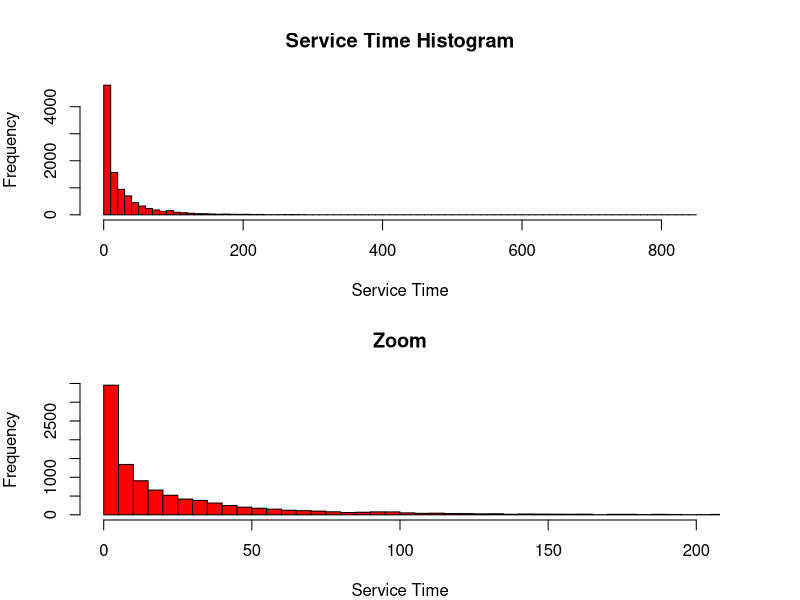
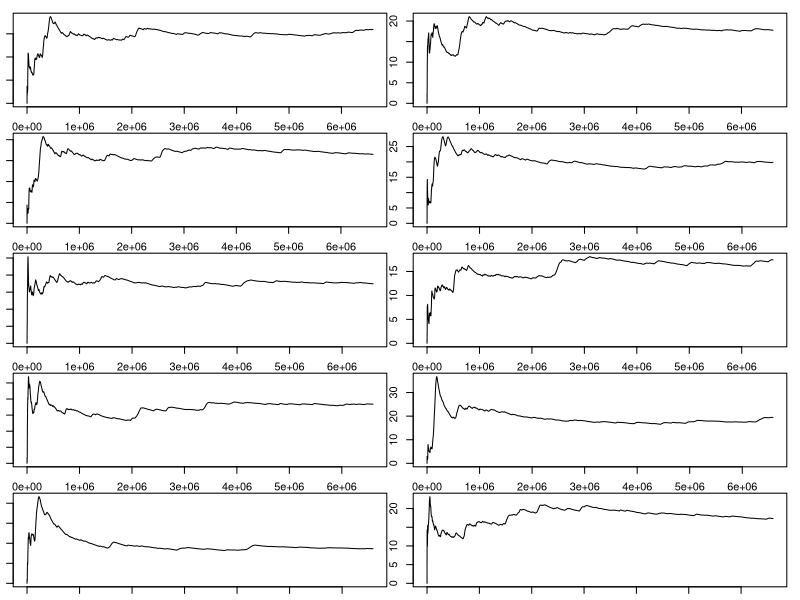

These figures' R source, in order:
# Function to analyze the service time on N instances and compare it to the theoretical values 
# + creating histograms :
analysisServTime=function() {
  a = 0.6521
  E_tau = 66
  
  rho = 0.4
  N=10000
  
  b = create_b(rho)
  
    
  samples = rweibull(N, shape = a, scale = b )
  
  mean_service_samples = mean(samples)
  var_service_samples = var(samples)
  coeff_var_service_samples = sqrt(var_service_samples)/mean_service_samples
  
  mean_service_theoretical = getMeanVarianceWeibull(rho)$mean
  var_service_theoretical = getMeanVarianceWeibull(rho)$var
  coeff_var_service_theoretical = getMeanVarianceWeibull(rho)$coeff_var
  
  par(mfrow=c(2,1), mar=c(4,4,4,4))
  
  #histogram on all the sample :
  hist(samples,main="Service Time Histogram",xlab="Service Time", 
       ylab="Frequency", breaks = 100, col='red')
  
  #histogram zoom on the revelant part :
  hist(samples,main="Zoom",xlab="Service Time", ylab="Frequency",
       xlim=c(0,200), breaks=200, col='red')
  
  return(list(mean_service_samples=mean_service_samples, 
              mean_service_theoretical=mean_service_theoretical, 
              var_service_samples=var_service_samples, 
              var_service_theoretical=var_service_theoretical,
              coeff_var_service_samples=coeff_var_service_samples,
              coeff_var_service_theoretical=coeff_var_service_theoretical))
}

#Creation b with my E[tau]=66:
create_b=function(p,E_tau=66,a=0.6521) {
  return (p * E_tau / gamma((a+1)/a))
}

#Creation fct to calculate theorical mean and var of Erlang distrib
getMeanVarianceErlang=function(k=3, E_tau = 66){
  
  mean=E_tau
  lambda = k/E_tau
  var=k/(lambda)^2
  return(list(mean=mean, variance=var))
}


getMeanVarianceWeibull <- function(p, a=0.6521) {
  b = create_b(p)
  
  mean = b * gamma(1+1/a)
  variance = b^2 * (gamma(1+2/a) - (gamma(1+1/a))^2 )
  
  coeff_var = sqrt(variance)/mean
  
  return(list=list(mean = mean, var = variance, coeff_var = coeff_var))
}

# Return Wq approximation using Allen Cuneen's formula
allen_cunnen_approx <- function(p) {
  #Obtain mean and variance for arrival times and service times for better accuracy
  #Using above given formulas
  E_tau <- getMeanVarianceErlang()$mean
  E_x <- getMeanVarianceWeibull(p)$mean
  var_tau <- getMeanVarianceErlang()$var
  var_x <- getMeanVarianceWeibull(p)$var
  
  lambda <- 1/E_tau
  mu <- 1/E_x
  omega <-lambda/mu
  C <- omega/(1-p+omega)
  
  Wq_approx <- C*(lambda^2*var_tau + mu^2*var_x)/(2*mu*(1-p))
  return(Wq_approx)
}


#Function to calculate the confience intervals for Wq and Lq:
confidence_inter=function(simu) {
  print("Interval and mean for Wq")
  for(i in 1:length(simu)){
    conf_inter=t.test(simu[[i]]$wq)
    print(conf_inter$conf.int)
    print(conf_inter$estimate)
  }
  print("Interval and mean for Lq")
  for(i in 1:length(simu)){
    conf_inter=t.test(simu[[i]]$wq)
    print((conf_inter$conf.int*simu[[i]]$N)/simu[[i]]$tn)
    print((conf_inter$estimate*simu[[i]]$N)/simu[[i]]$tn)
    
  }
}


#Creation fct to generate data using the recurrent relations :
GenerateData=function(p,N=100000) {
  a = 0.6521
  b = create_b(p)
  
  #generation of service times
  X = rweibull(N, shape = a, scale = b )
  
  E_tau = 66
  E_stage = 22
  K = 3 #shape
  
  
  #generation of arrival times with rate=1/E(stage)
  tau = rgamma(N, shape = K, rate = 1/E_stage)
  
  #Initialization of statistics variables
  L=0; W=0; Lq=0; Wq=0;
  t=vector(mode='numeric', length=N)
  t[1]=0
  ts=vector(mode='numeric', length=N)
  ts[1]=0
  teta=vector(mode='numeric', length=N)
  teta[1]=-1/0
  wq=vector(mode='numeric', length=N)
  wq[1]=ts[1]-t[1]
  w=vector(mode='numeric', length=N)
  w[1]=wq[1]+X[1]
  Li=vector(mode='numeric', length=N)
  Li[1]=w[1]
  L=L+Li[1]
  LT=vector(mode='numeric', length=N)
  LT[1]=0
  lq=vector(mode='numeric', length=N)
  lq[1]=wq[1]
  #Recurrent calculation of the statistics
  for(i in 2:N){
    t[i]=t[i-1]+tau[i-1]
    ts[i]=max(teta[i-1],t[i])
    teta[i]=ts[i]+X[i]
    wq[i]=ts[i]-t[i]
    w[i]=wq[i]+X[i]
    Li[i]=w[i]
    L=L+Li[i]
    LT[i]=L/(t[i]-t[1])
    lq[i]=wq[i]
    Lq=Lq+lq[i]
  }
  
  #After N clients :
  W=sum(w)/N
  Wq=sum(wq)/N
  L=L/t[N]
  Lq=Lq/t[N]
  
  return(list(W=W,Wq=Wq,L=L,Lq=Lq,t=t,LT=LT,lq=lq, wq=wq,N=N,tn=t[N]))
}

main=function(p,N){
  #Generation of 10 simulations
  simu=list(GenerateData(p,N))
  simuWq=vector(mode='numeric', length=10)
  simuWq[1]=simu[[1]]$Wq
  simuLq=vector(mode='numeric', length=10)
  simuLq[1]=simu[[1]]$Lq
  simuW=vector(mode='numeric', length=10)
  simuW[1]=simu[[1]]$W
  simuL=vector(mode='numeric', length=10)
  simuL[1]=simu[[1]]$L
  for(i in 2:10){
    simu=c(simu, list(GenerateData(p,N)))
    simuWq[i]=simu[[i]]$Wq
    simuLq[i]=simu[[i]]$Lq
    simuW[i]=simu[[i]]$W
    simuL[i]=simu[[i]]$L
  }
  
  #plot the LT parameter versus t for the 10 generations 
  file_name=sprintf("./LT_vs_t.jpeg")
  jpeg(filename=file_name)
  par(mfrow=c(5,2), mar=c(1,1,1,1))
  
  for(i in 1:10){
    plot(simu[[i]]$t,simu[[i]]$LT,type='l',xlab='t',ylab='LT')
  }
  dev.off()
  
  #Calculate theorical Allen Cuneen values:
  Approx=allen_cunnen_approx(p)
  
  #Calcul of theorical W,Lq,L values with Allen Cuneen approximation
  #TheoricW=Approx+p*78
  
  #Confidence interval of the 10 simulations
  confidence_inter(simu)
  
  return(list(Allen_Cuneen=Approx,
              simuWq=simuWq,simuLq=simuLq,simuW=simuW,
              simuL=simuL,meanWq=mean(simuWq),meanLq=mean(simuLq),
              meanW=mean(simuW),meanL=mean(simuL)))
}



############1###########
analysisServTime()



############2###########
p=c(0.4, 0.7, 0.85, 0.925)
N = 100000
  
main(p[4],N)
  
  
  
  